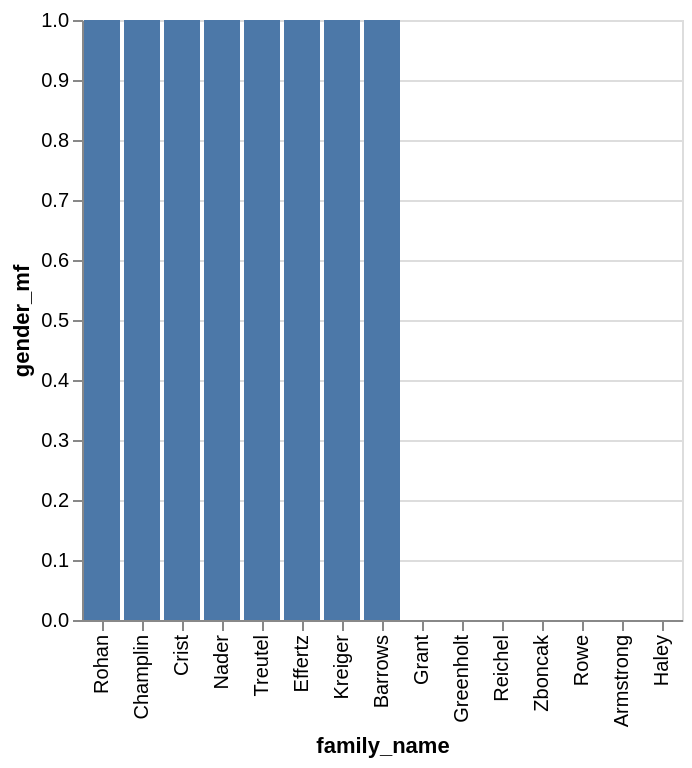

Express this chart as Vega-Lite.
### Vega-Lite specification from a JSON file in a GitHub repository (floating-point values rounded to 4 significant figures)
{"data": {"values": [{"x_data": "Rohan", "y_data": 1}, {"x_data": "Grant", "y_data": 0}, {"x_data": "Greenholt", "y_data": 0}, {"x_data": "Reichel", "y_data": 0}, {"x_data": "Champlin", "y_data": 1}, {"x_data": "Crist", "y_data": 1}, {"x_data": "Zboncak", "y_data": 0}, {"x_data": "Nader", "y_data": 1}, {"x_data": "Rowe", "y_data": 0}, {"x_data": "Treutel", "y_data": 1}, {"x_data": "Effertz", "y_data": 1}, {"x_data": "Armstrong", "y_data": 0}, {"x_data": "Haley", "y_data": 0}, {"x_data": "Kreiger", "y_data": 1}, {"x_data": "Barrows", "y_data": 1}]}, "mark": "bar", "encoding": {"x": {"field": "x_data", "type": "nominal", "title": "family_name", "sort": {"op": "sum", "field": "y_data", "order": "descending"}}, "y": {"field": "y_data", "type": "quantitative", "title": "gender_mf"}}}
